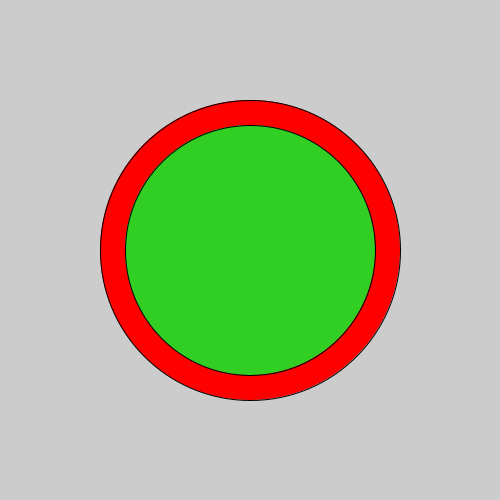
Frame 1 (no input)
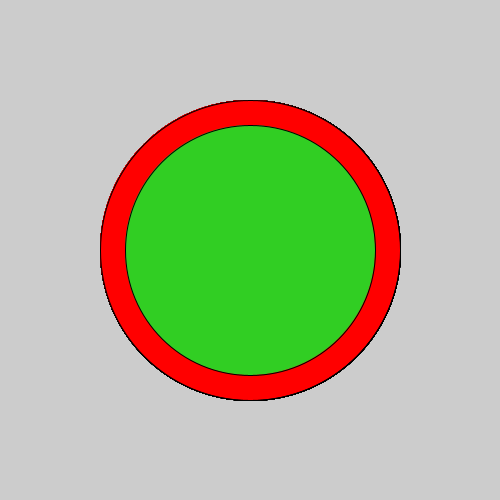
Frame 60 (the mouse pressed at the canvas centre just before this capture)
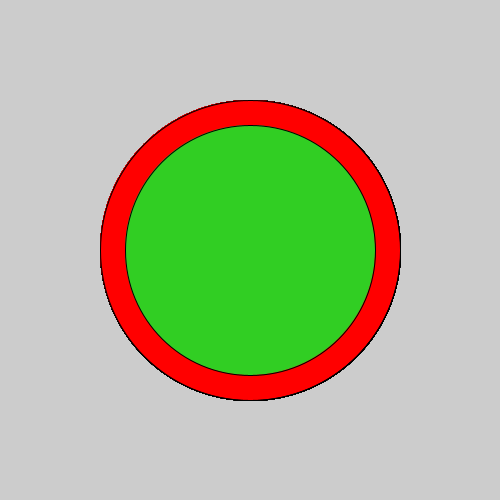
Frame 120 (the mouse held since frame 60 and released just before this capture)

The Processing sketch that drew these frames (run headless with seeded random() and noise(); from frame 60 on, the mouse is pressed at the canvas centre):

// Processing sketch: pizza
// ── pizza.pde
void setup(){
  size(500,500);
}
void draw(){
  
  fill(#FF0000);
ellipse(250, 250, 300, 300);
fill(#31CE23);
  ellipse(250,250,250,250);
  
  
  
  
 













}
